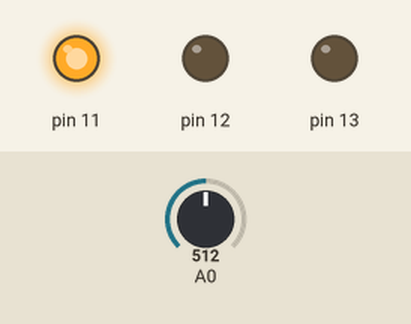
Bench run of a sketch on a simulated Arduino Uno, built with avr-gcc and run on an emulated ATmega328P. Shown: output pins drawn as LEDs (lit = HIGH). The test bench sets the inputs (shaded band); at power-on: A0 = 512.

Above: at 1.2 s.
1.3 s: A0 set to 485
At 2.5 s:
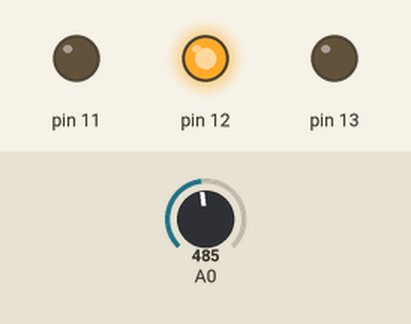
2.8 s: A0 set to 412
4.3 s: A0 set to 392
At 5.0 s:
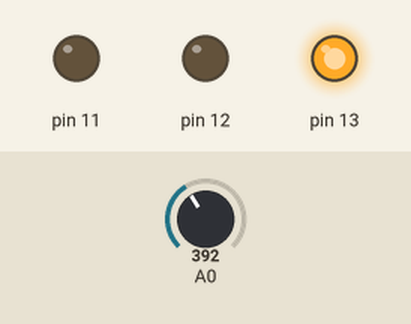
5.8 s: A0 set to 410
At 6.2 s:
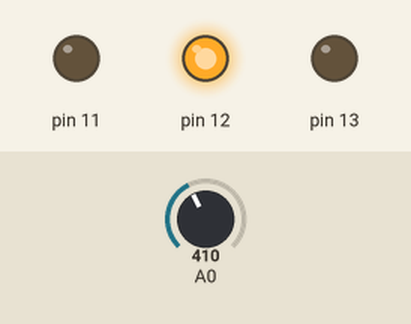
7.3 s: A0 set to 390
At 8.5 s:
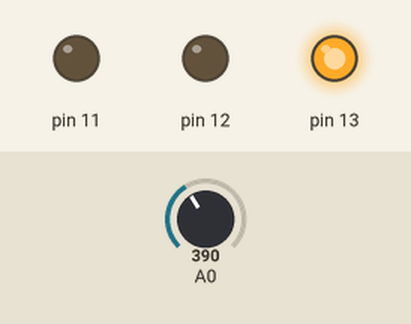
Timing chart, 0 to 9.8 s (numbered marks = the images above; inputs shaded):
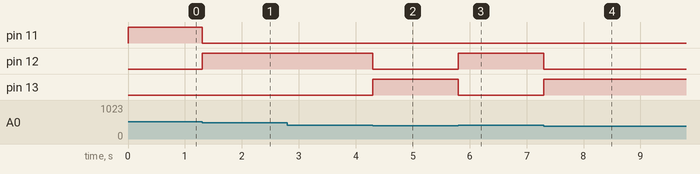

Measured:
- the behaviour switches between 501 and 500 on A0 (found by bisection; images 0 and 1)
- the behaviour switches between 401 and 400 on A0 (found by bisection; images 1 and 2)
- after the input at 1.3 s, pin 11: HIGH → LOW at once; pin 12: LOW → HIGH at once
- after the input at 2.8 s, every drawn part: stays the same
- after the input at 4.3 s, pin 12: HIGH → LOW at once; pin 13: LOW → HIGH at once
- after the input at 5.8 s, pin 12: LOW → HIGH at once; pin 13: HIGH → LOW at once
- after the input at 7.3 s, pin 12: HIGH → LOW at once; pin 13: LOW → HIGH at once

The sketch:

36-Water_Level_Sensor_Control_LED.ino
```cpp
int value;
void setup() {
  // put your setup code here, to run once:
  pinMode(A0, INPUT);
  pinMode(13, OUTPUT);
  pinMode(12, OUTPUT);
  pinMode(11, OUTPUT);

}

void loop() {
  // put your main code here, to run repeatedly:
  value = analogRead(A0);
  if(value <= 400)
  {
    digitalWrite(13, 1); // Green
    digitalWrite(12, 0); // Yellow
    digitalWrite(11, 0); // Red
  }
  else if(value <= 500)
  {
    digitalWrite(13, 0); // Green
    digitalWrite(12, 1); // Yellow
    digitalWrite(11, 0); // Red
  }
  else
  {
    digitalWrite(13, 0); // Green
    digitalWrite(12, 0); // Yellow
    digitalWrite(11, 1); // Red
  }
}
```
